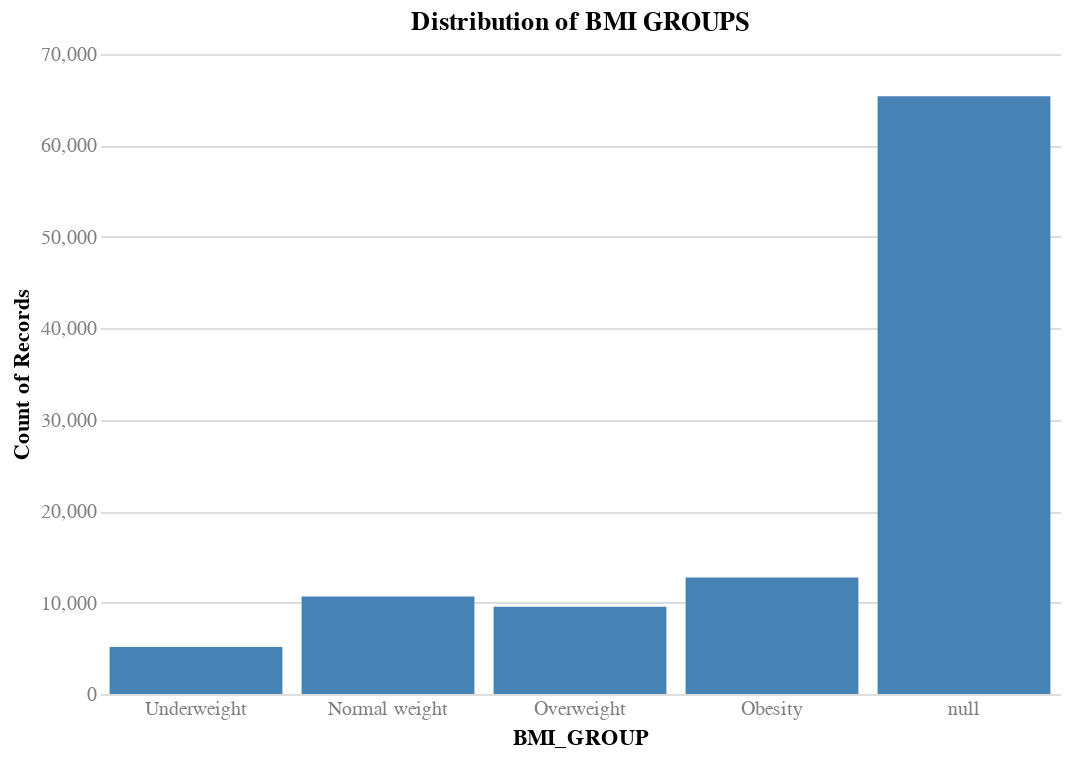

Notebook code for this chart:
### Markdown cell above
#### 3.2.2 - Bin the vitalSigns variables
BMI, TEMPF, BPSYS, BPDIAS

### Code cell
# Bin the BMI as weight status
# <18.5 = Underweight
# 18.5-25 = Normal weight
# 25-30 = Overweight
# >=30 = Obesity

bmi_groups = ['Underweight', 'Normal weight', 'Overweight', 'Obesity']

def bin_bmi(bmi):
    if pd.isna(bmi): return pd.NA
    elif bmi < 18.5: return 'Underweight'
    elif bmi < 25: return 'Normal weight'
    elif bmi < 30: return 'Overweight'
    else: return 'Obesity'

X_train['BMI_GROUP'] = X_train['BMI'].apply(bin_bmi)

# Check the distribution of BMI groups
chart(
    df=X_train,
    x=alt.X('BMI_GROUP:O', sort=bmi_groups),
    y='count()',
    title='Distribution of BMI GROUPS',
).mark_bar()

### Figure 1 — Vega specification as saved in the notebook (floating-point values rounded to 4 significant figures)
{"$schema": "https://vega.github.io/schema/vega/v5.json", "data": [{"name": "source_0"}, {"name": "data_0", "values": [{"BMI_GROUP": "Obesity", "__count": 12749}, {"BMI_GROUP": "Overweight", "__count": 9547}, {"BMI_GROUP": null, "__count": 65377}, {"BMI_GROUP": "Normal weight", "__count": 10672}, {"BMI_GROUP": "Underweight", "__count": 5141}]}, {"name": "source_0_x_domain_BMI_GROUP", "values": [{"BMI_GROUP": "Obesity", "sort_field": 3.0}, {"BMI_GROUP": "Overweight", "sort_field": 2.0}, {"BMI_GROUP": null, "sort_field": 4.0}, {"BMI_GROUP": "Normal weight", "sort_field": 1.0}, {"BMI_GROUP": "Underweight", "sort_field": 0.0}]}, {"name": "data_0_y_domain___count", "values": [{"min": 5141, "max": 65377}]}], "marks": [{"type": "rect", "name": "marks", "from": {"data": "data_0"}, "encode": {"update": {"y2": {"value": 0, "scale": "y"}, "x": {"field": "BMI_GROUP", "scale": "x"}, "ariaRoleDescription": {"value": "bar"}, "fill": {"value": "steelblue"}, "y": {"field": "__count", "scale": "y"}, "width": {"signal": "max(0.25, bandwidth('x'))"}, "description": {"signal": "\"BMI_GROUP: \" + (isValid(datum[\"BMI_GROUP\"]) ? datum[\"BMI_GROUP\"] : \"\"+datum[\"BMI_GROUP\"]) + \"; Count of Records: \" + (format(datum[\"__count\"], \"\"))"}}}, "style": ["bar"]}], "scales": [{"name": "x", "type": "band", "domain": {"data": "source_0_x_domain_BMI_GROUP", "field": "BMI_GROUP", "sort": {"op": "max", "field": "sort_field"}}, "range": [0, {"signal": "width"}], "paddingOuter": 0.05, "paddingInner": 0.1}, {"name": "y", "type": "linear", "domain": [{"signal": "(data(\"data_0_y_domain___count\")[0] || {}).min"}, {"signal": "(data(\"data_0_y_domain___count\")[0] || {}).max"}], "range": [{"signal": "height"}, 0], "nice": true, "zero": true}], "axes": [{"scale": "y", "grid": true, "domain": false, "tickCount": {"signal": "ceil(height/40)"}, "labels": false, "orient": "left", "minExtent": 0, "zindex": 0, "aria": false, "ticks": false, "maxExtent": 0, "gridScale": "x"}, {"scale": "x", "orient": "bottom", "title": "BMI_GROUP", "zindex": 0, "labelBaseline": "top", "grid": false}, {"scale": "y", "labelOverlap": true, "orient": "left", "title": "Count of Records", "tickCount": {"signal": "ceil(height/40)"}, "grid": false, "labelAlign": "right", "zindex": 0}], "title": {"text": "Distribution of BMI GROUPS", "frame": "group"}, "style": "cell", "background": "white", "width": 480, "config": {"axis": {"domain": false, "labelAngle": 0, "labelColor": "gray", "labelFontSize": 10, "ticks": false}, "style": {"guide-label": {"font": "Helvetica Neue"}, "guide-title": {"font": "Helvetica Neue"}, "group-title": {"font": "Helvetica Neue"}, "group-subtitle": {"font": "Helvetica Neue"}, "cell": {"stroke": null}, "text": {"font": "Helvetica Neue"}}}, "height": 320, "padding": 5}
